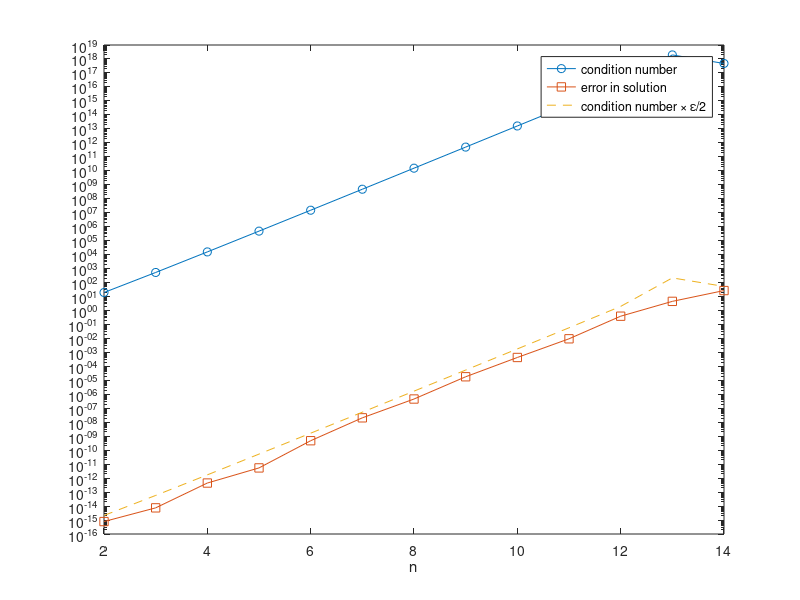

Write the MATLAB code that produced this figure. (Note: this script raises an error after producing the figure.)
%%%%%%%%%%%%%%%%%%%%%%%%%%%%%%%%%%%%%%%%%%%%%%%%%%%%%%%%%%%%%%%%%%%%%%%%%%%%
%% Part V: Numerical methods: solutions to the code exercises
%%%%%%%%%%%%%%%%%%%%%%%%%%%%%%%%%%%%%%%%%%%%%%%%%%%%%%%%%%%%%%%%%%%%%%%%%%%%
% Worked solutions to the code exercises from Matrices in Practice, by Tom Goodale:
% https://trgoodale.github.io/matrix-book/appendices/solutions-5.html
%
% Run the script a section at a time (Run Section, or Ctrl+Enter, in
% MATLAB), from the top: later sections use variables set in earlier ones.
% Try each exercise yourself first. Change the numbers and run them again to see what happens.
%
% Code licensed under the MIT licence: https://trgoodale.github.io/matrix-book/LICENSE.md

% --------------------------------------------------------------------------
% Chapter 24: Floating point and conditioning
% --------------------------------------------------------------------------

%% Chapter 24, exercise 7
% For the Hilbert matrices with n = 2, 3, ..., 14, compute κ_2(H_n) and the
% error in solving H_nx = H_n1. Plot both on a logarithmic scale against n,
% and check the rule of thumb. Roughly how fast does κ grow with n?

ns = 2:14;
conds = zeros(size(ns));
errors = zeros(size(ns));
for k = 1:numel(ns)
    n = ns(k);
    H = hilb(n);
    xhat = H \ (H * ones(n, 1));
    conds(k) = cond(H);
    errors(k) = max(abs(xhat - 1));
end
semilogy(ns, conds, 'o-', ns, errors, 's-', ns, conds * 1.1e-16, '--')
xlabel('n'), legend('condition number', 'error in solution', 'condition number \times \epsilon/2')

% The error follows the line κvarepsilon/2 closely, as the rule of thumb
% predicts, until κ passes 10^16 and the solution has no correct digits. The
% condition number grows by a factor of about 30 each time n increases by 1,
% so roughly like 10^1.5n. (Beyond n ≈ 13, the computed condition number
% itself is no longer accurate, which is why it stops growing.)

% --------------------------------------------------------------------------
% Chapter 25: Pivoting
% --------------------------------------------------------------------------

%% Chapter 25, exercise 7
% Build Wilkinson's matrix for n = 10, 30 and 60, choose a random x, set b =
% Wx, and solve with np.linalg.solve or backslash. Compare the relative
% error with the condition number of W, and with the largest entry of U.
% What do you conclude?

for n = [10 30 60]
    W = eye(n) - tril(ones(n), -1);
    W(:, end) = 1;
    x = randn(n, 1);
    xhat = W \ (W * x);
    [L, U, P] = lu(W);
    fprintf('n = %d: cond = %.1f, largest entry of U = %.1e, relative error = %.1e\n', ...
            n, cond(W), max(abs(U(:))), norm(xhat - x, inf) / norm(x, inf));
end

% The condition number stays small (about 27 for n = 60), so the problem is
% well conditioned, yet the error grows from about 10^-14 to tens of percent
% as the largest entry of U grows like 2^n-1, to about 6 × 10^17. Partial
% pivoting is not backward stable for this matrix: the growth factor
% magnifies rounding errors exactly as large multipliers do without
% pivoting. Such matrices are extremely rare in practice, but they show that
% the guarantee is not absolute.

% --------------------------------------------------------------------------
% Chapter 26: Cost, banded and sparse systems
% --------------------------------------------------------------------------

%% Chapter 26, exercise 7
% Time the solution of the tridiagonal system in the code above for n = 500,
% 1000, 2000 and 4000, using (a) a dense matrix and np.linalg.solve or
% backslash on a full matrix, (b) the sparse solver. On a log–log plot,
% estimate the power of n that each time grows like.

ns = [500 1000 2000 4000];
tdense = zeros(size(ns)); tsparse = zeros(size(ns));
for k = 1:numel(ns)
    n = ns(k);
    e = ones(n, 1);
    A = spdiags([-e 2*e -e], -1:1, n, n);
    Ad = full(A);
    b = ones(n, 1);
    tic; x = Ad \ b; tdense(k) = toc;
    tic; x = A \ b; tsparse(k) = toc;
end
pd = polyfit(log(ns), log(tdense), 1);
ps = polyfit(log(ns), log(tsparse), 1);
fprintf('dense grows like n^%.1f, sparse like n^%.1f\n', pd(1), ps(1));

% Timings vary from run to run and between computers, especially for small,
% fast cases, but the dense times grow roughly like n^3 (often a little less
% for these sizes, because fast libraries run faster on larger matrices).
% The sparse times are so small, around a millisecond, that fixed overheads
% dominate; trying n up to 10^6 shows them growing like n. MATLAB's
% backslash notices that a full matrix is tridiagonal and uses a banded
% solver even on Ad, so its dense times may grow much more slowly; NumPy's
% solve always does dense elimination.

% --------------------------------------------------------------------------
% Chapter 27: Iterative methods
% --------------------------------------------------------------------------

%% Chapter 27, exercise 7
% Modify the code above to compare Jacobi, Gauss–Seidel, best SOR and CG for
% n = 25, 50, 100 and 200. How does the number of steps grow with n for each
% method? Plot the residual against the step number for n = 100 on a
% logarithmic scale.

% The book gives this solution in Python. Here is a MATLAB version.

for n = [25 50 100 200]
    steps = count_steps(n);
    fprintf('n = %3d: Jacobi %6d, Gauss-Seidel %6d, SOR %4d, CG %3d\n', n, steps);
end

% Each doubling of n roughly multiplies the Jacobi and Gauss–Seidel counts
% by 4, so they grow like n^2, because 1 - ρ(T_J) = 1 - cos(π/(n+1)) ≈
% π^2/(2(n + 1)^2). (For n = 200, Jacobi would need about 110 000 steps and
% Gauss–Seidel half as many, so the code skips them.) Best SOR and CG grow
% like n: SOR needs about 3n steps here, and CG exactly n/2. That is because
% b is symmetric about the middle of the rod, so it is a combination of only
% half of the eigenvectors of A, and in exact arithmetic CG needs at most
% one step for each eigenvector involved. The MATLAB version follows the
% chapter's code in the same way, with pcg for CG. Plotting the residual
% against the step number on a log scale shows straight lines for the
% stationary methods, whose slopes are log_10ρ, and a curve that drops away
% steeply for CG.

% --------------------------------------------------------------------------
% Chapter 28: Newton's method for nonlinear systems
% --------------------------------------------------------------------------

%% Chapter 28, exercise 7
% Write a Newton solver that approximates the Jacobian by finite
% differences, and use it to find all the intersections of x^2 + 4y^2 = 4
% and y = sin(2x). Try several starting points, and compare the number of
% steps needed with the exact-Jacobian version.

f = @(v) [v(1)^2 + 4*v(2)^2 - 4; v(2) - sin(2*v(1))];
starts = [-2 0.5; -1 -1; -0.5 -1; 0.5 1; 1 1; 2 -0.5];
for i = 1:size(starts, 1)
    [root, steps] = newton_fd(f, starts(i, :)');
    fprintf('(%5.2f, %5.2f) -> (%9.6f, %9.6f) in %d steps\n', starts(i, :), root, steps);
end

% There are six intersections, at about ( ± 0.626, ± 0.950), ( ± 1.067, ±
% 0.846) and ( ∓ 1.798, ± 0.438) (taking the signs together, since the
% curves are symmetric under (x, y) → (-x, -y)). From these starts, the
% finite-difference version needs 5 or 6 steps, exactly the same as with the
% exact Jacobian: the small errors in the approximate Jacobian hardly slow
% convergence. Starting at (0, 0) fails, because the Jacobian [2x 8y;
% -2cos2x 1] is singular there.

% --------------------------------------------------------------------------
% Chapter 29: Eigenvalue algorithms
% --------------------------------------------------------------------------

%% Chapter 29, exercise 7
% Build the n × n matrix with 2 on the diagonal and -1 beside it, for n =
% 1000, as a sparse matrix. Use eigsh (Python) or eigs (MATLAB) to find its
% 5 smallest eigenvalues, and compare them with the exact values 2 -
% 2cos(kπ/(n + 1)), k = 1, ..., 5. Then try the power method on it: how many
% steps would it need to separate the two largest eigenvalues?

n = 1000;
e = ones(n, 1);
T = spdiags([-e 2*e -e], -1:1, n, n);
values = sort(eigs(T, 5, 'smallestabs'))
exact = 2 - 2 * cos((1:5)' * pi / (n + 1))

% The five computed eigenvalues agree with the formula to about 12
% significant digits. For the power method, the two largest eigenvalues are
% about 3.99999015 and 3.99996060, with ratio 0.9999926, so each digit would
% need about 311 000 steps: hopeless. The shift-and-invert Lanczos method
% behind eigsh and eigs needs only a few dozen steps.

% --------------------------------------------------------------------------
% Chapter 30: QR factorisation and stable least squares
% --------------------------------------------------------------------------

%% Chapter 30, exercise 7
% Implement classical and modified Gram–Schmidt. For the matrices with
% columns 1, t, ..., t^n-1 at 50 points in [0, 1], with n = 4, 6, 8, 10, 12,
% compute ||Q^T Q - I|| for both versions and for np.linalg.qr or qr, and
% plot the results against κ(A) on log scales. What do you see?

t = linspace(0, 1, 50)';
ns = [4 6 8 10 12];
conds = zeros(size(ns)); loss = zeros(3, numel(ns));
for k = 1:numel(ns)
    n = ns(k);
    A = t .^ (0:n-1);
    conds(k) = cond(A);
    [Qh, ~] = qr(A, 0);
    Qs = {classical_gs(A), modified_gs(A), Qh};
    for m = 1:3
        loss(m, k) = norm(Qs{m}' * Qs{m} - eye(n));
    end
end
loglog(conds, loss, 'o-')
xlabel('condition number of A'), ylabel('||Q^TQ - I||')
legend('classical', 'modified', 'Householder')

% Householder's Q stays orthogonal to about 10^-15 whatever the
% conditioning. Modified Gram–Schmidt loses orthogonality in proportion to
% κ(A)varepsilon, and classical Gram–Schmidt in proportion to
% κ(A)^2varepsilon, so on log scales they are straight lines of slopes 1 and
% 2, until classical reaches order 1 and its "Q" is useless.

% --------------------------------------------------------------------------
% Part V: Numerical methods review
% --------------------------------------------------------------------------

%% Part V, exercise 9
% Run the Jacobi method on Ax = b, with A from exercise 4 and b = (6, 12)^T,
% starting from 0. Print the ratio of successive errors ||x_k+1 - x|| /
% ||x_k - x||, and compare it with the spectral radius. Repeat with
% Gauss–Seidel.

% Uses the chapter.

A = [4 1; 2 5];  b = [6; 12];  x_true = A \ b;
D = diag(diag(A));  L = tril(A, -1);
names = {'Jacobi', 'Gauss-Seidel'};
splits = {D, D + L};                 % the matrix M in A = M - N
for m = 1:2
    M = splits{m};  N = M - A;       % iterate M*x_new = N*x + b
    x = [0; 0];  err = norm(x - x_true);
    fprintf('%s, spectral radius %.4f\n', names{m}, max(abs(eig(M \ N))))
    for k = 1:6
        x = M \ (N*x + b);
        new_err = norm(x - x_true);
        fprintf('  step %d: error %.2e, ratio %.4f\n', k, new_err, new_err/err)
        err = new_err;
    end
end

% The solution is x = (1, 2). For Gauss–Seidel the ratio settles at exactly
% ρ= 0.1. For Jacobi it alternates between about 0.29 and 0.35, because its
% two eigenvalues,  ± 0.316, have the same size; over two steps the error
% shrinks by exactly 0.316^2 = 0.1, so on average by ρ per step.

%% Functions
% MATLAB needs the functions used in a script to come at its end.

function steps = count_steps(n)
% Steps each method needs to reduce the residual by a factor of 10^6.
% Jacobi and Gauss-Seidel are skipped (NaN) for n > 100: too slow.
e = ones(n, 1);
A = spdiags([-e 2*e -e], -1:1, n, n);
b = e / (n + 1)^2;
D = diag(diag(A)); L = tril(A, -1); U = triu(A, 1);
rho = cos(pi / (n + 1));
w = 2 / (1 + sqrt(1 - rho^2));
Ms = {D, D + L, D / w + L};
Ns = {L + U, U, U + (1 - 1/w) * D};
steps = nan(1, 4);
for m = 1:3
    if m < 3 && n > 100, continue, end
    x = zeros(n, 1); k = 0;
    while norm(b - A*x) >= 1e-6 * norm(b)
        x = Ms{m} \ (b - Ns{m} * x);    % Ms{m} is triangular, so this is cheap
        k = k + 1;
    end
    steps(m) = k;
end
[~, ~, ~, steps(4)] = pcg(A, b, 1e-6, n);
end

function [x, k] = newton_fd(f, x)
for k = 1:50
    fx = f(x);
    J = zeros(numel(fx), numel(x));
    for j = 1:numel(x)
        h = 1e-7 * max(1, abs(x(j)));
        e = zeros(size(x)); e(j) = h;
        J(:, j) = (f(x + e) - fx) / h;
    end
    dx = -J \ fx;
    x = x + dx;
    if norm(dx) < 1e-12, return, end
end
end

function Q = classical_gs(A)
Q = zeros(size(A));
for j = 1:size(A, 2)
    v = A(:, j) - Q(:, 1:j-1) * (Q(:, 1:j-1)' * A(:, j));
    Q(:, j) = v / norm(v);
end
end

function Q = modified_gs(A)
Q = A;
for j = 1:size(A, 2)
    Q(:, j) = Q(:, j) / norm(Q(:, j));
    for k = j+1:size(A, 2)
        Q(:, k) = Q(:, k) - (Q(:, j)' * Q(:, k)) * Q(:, j);
    end
end
end
